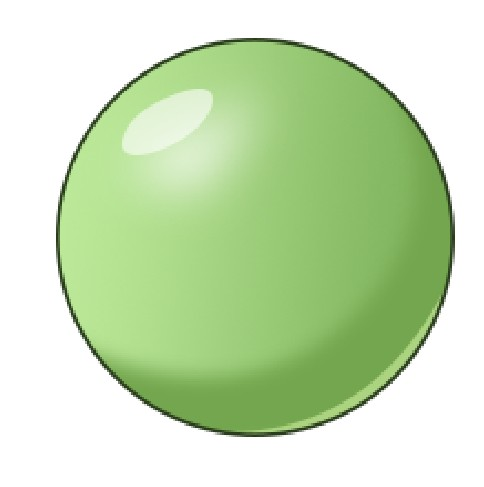
#> input picture green.png, 484 x 487 px, given in place of the camera
$ jupyter execute '单目颜色识别.ipynb'
#> lines starting #> are read from the running program, lines starting #| are printed output that depends on the picture; after the words box and inside, x2 and y2 are one past the last pixel; in counts of white or black regions, pixels touching at a corner belong together
[cell 1]
import cv2
import numpy as np

[cell 2]
cap = cv2.VideoCapture(0)
ret = cap.set(3, 640)
ret = cap.set(4, 480)

def camera():
    while True:
        ret, frame = cap.read()
#> frame is the input picture: shape (487, 484, 3); mean B, G, R 182.9, 224.1, 200.4
        # 转换成HSV空间
        hsv = cv2.cvtColor(frame, cv2.COLOR_BGR2HSV)
#> hsv: shape (487, 484, 3); mean H, S, V 28, 54.8, 224.1
        # 设定绿色的阈值下限
        low_green = np.array([65, 43, 46])
        # 设定绿色的阈值上限
        up_green = np.array([80, 255, 255])
        # 设定蓝色的阈值下限
        low_blue = np.array([108, 160, 120])
        # 设定蓝色的阈值上限
        up_blue = np.array([113, 200, 170])
        # 设定红色的阈值下限
        low_red = np.array([2, 100, 100])
        # 设定红色的阈值上限
        up_red = np.array([180, 145, 255])

        # 做一个颜色层
        mask_green = cv2.inRange(hsv,low_green,up_green)
#> mask_green: shape (487, 484); every value is 0
        mask_blue = cv2.inRange(hsv,low_blue,up_blue)
        mask_red = cv2.inRange(hsv, low_red, up_red)
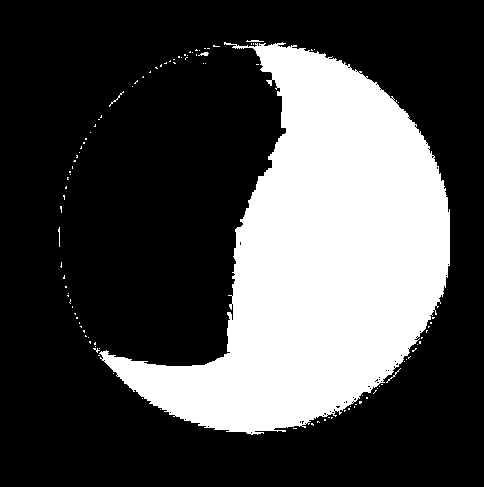
#> mask_red: shape (487, 484); 29% white; 106 white regions (100 under 20 px)

        #确定小球的框框
        contourareas_green = cv2.findContours(mask_green.copy(), cv2.RETR_EXTERNAL, cv2.CHAIN_APPROX_SIMPLE)[-2]
#> contourareas_green = []
        contourareas_blue = cv2.findContours(mask_blue.copy(), cv2.RETR_EXTERNAL, cv2.CHAIN_APPROX_SIMPLE)[-2]
#> contourareas_blue = []
        contourareas_red = cv2.findContours(mask_red.copy(), cv2.RETR_EXTERNAL, cv2.CHAIN_APPROX_SIMPLE)[-2]
#> contourareas_red = 106 contours, 105 with area under 20; largest, box (x1, y1, x2, y2) and area: (99, 42, 450, 435) 67218


        if len(contourareas_green)>0:
            #从最大的框框来确定小球的内切圆
            circle = max(contourareas_green,key=cv2.contourArea)
            #再从内切圆里面确定小球的圆心和半径
            ((x,y),z) = cv2.minEnclosingCircle(circle)
            x = int(x)
            y = int(y)
            z = int(z)
            print((x,y),'radius:%d' % z)
            if z >25:
                cv2.circle(frame,(x,y),z,(0,255,0),5)

        if len(contourareas_blue) >0:
            circle2 = max(contourareas_blue,key=cv2.contourArea)
            ((x2,y2),z2) = cv2.minEnclosingCircle(circle2)
            x2 = int(x2)
            y2 = int(y2)
            z2 = int(z2)
            print((x2,y2),'radius:%d' % z2)
            if z2 >25:
                cv2.circle(frame,(x2,y2),z2,(255,0,0),5)
                cv2.putText(frame, 'blue', ((x2+z2),(y2+z2)), cv2.FONT_HERSHEY_PLAIN, 2, (255,0,0), 2)

        if len(contourareas_red) >0:
            circle3 = max(contourareas_red,key=cv2.contourArea)
#> circle3 = contour of 877 points, box (x1, y1, x2, y2) (99, 42, 450, 435), area 67218
            ((x3,y3),z3) = cv2.minEnclosingCircle(circle3)
#> x3 = 254.5; y3 = 236.8; z3 = 197.2
            x3 = int(x3)
#> x3 = 254
            y3 = int(y3)
#> y3 = 236
            z3 = int(z3)
#> z3 = 197
            print((x3,y3),'radius:%d' % z3)
#| (254, 236) radius:197
            if z3 >25:
                cv2.circle(frame,(x3,y3),z3,(0,255,0),5)
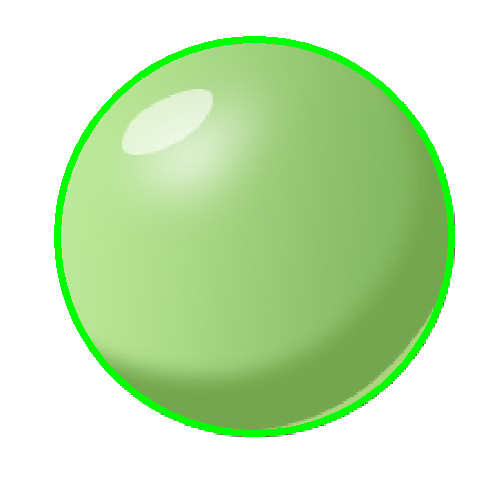
#> frame: shape (487, 484, 3); 3.67% of pixels changed, all inside (x1, y1, x2, y2) = (54, 36, 455, 437)
        cv2.imshow('camera',frame)
        key = cv2.waitKey(1) & 0xff
#> (key q is pressed here)
        if key == ord('q'):
            break
    cap.release()
    cv2.destroyAllWindows()
if __name__ == '__main__':
    camera()
